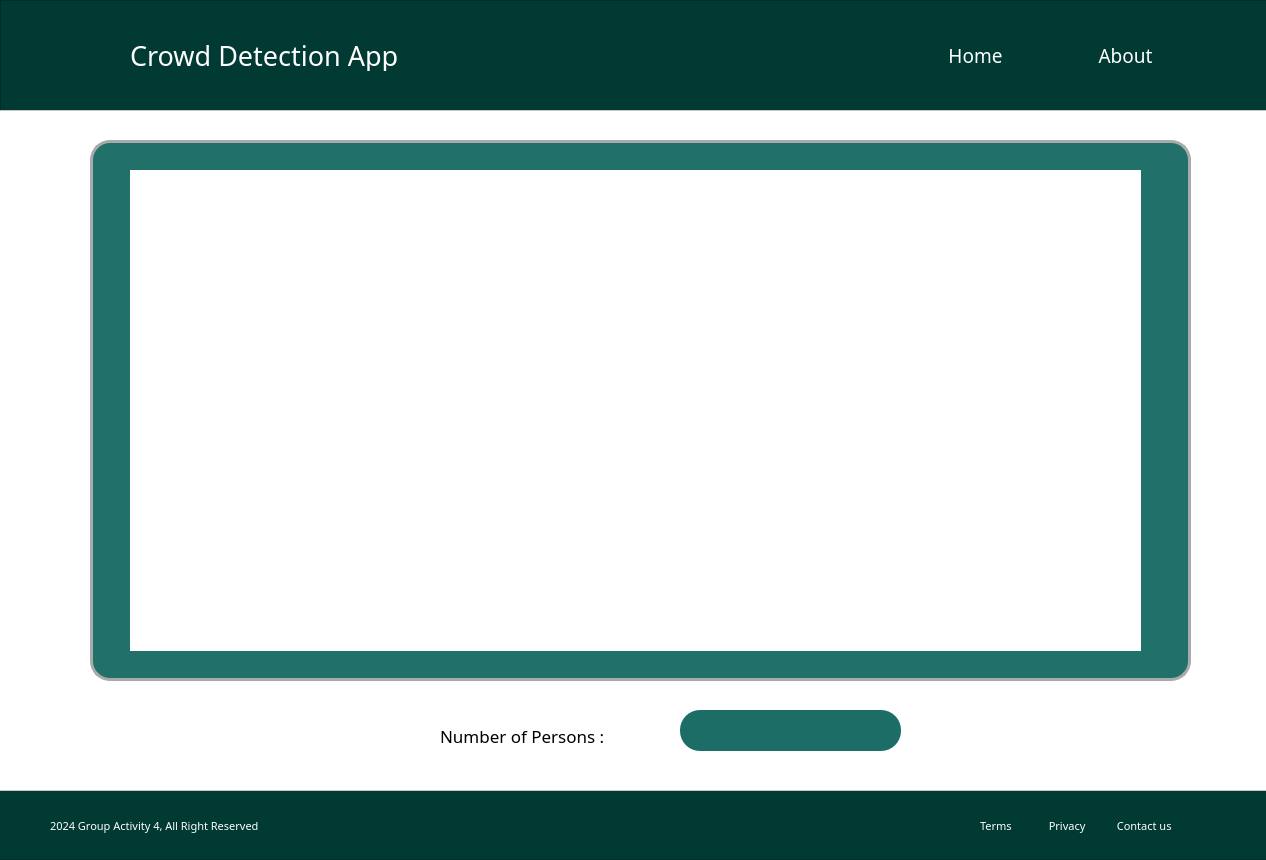
<?xml version="1.0" encoding="UTF-8"?>
<ui version="4.0">
 <class>MainWindow</class>
 <widget class="QMainWindow" name="MainWindow">
  <property name="geometry">
   <rect>
    <x>0</x>
    <y>0</y>
    <width>1266</width>
    <height>860</height>
   </rect>
  </property>
  <property name="windowTitle">
   <string>MainWindow</string>
  </property>
  <property name="windowIcon">
   <iconset>
    <normaloff>:/icons/frame0/image_1.png</normaloff>
    <normalon>:/icons/frame0/image_1.png</normalon>:/icons/frame0/image_1.png</iconset>
  </property>
  <widget class="QWidget" name="centralwidget">
   <property name="styleSheet">
    <string notr="true">#navbar{
	background-color:#003a33;
}
#footer{
	background-color:#003a33;
}
#textheader{
	color:#ffffff;
}
#homeButton{
	background-color:#003a33;
	color:#ffffff;
	border: none;
}
#aboutButton{
	background-color:#003a33;
	color:#ffffff;
	border: none;
}
#container{
	background-color:#ffffff;
}
#containerVideo{
	background-color:#22706a;
	border-radius:20px;
	box-shadow: 20px 20px 20px 20px rgba(0, 0, 0, 0.5);
	border: 3px solid #aaa;   
}
#uploadButton{
	background-color:#22706a; 
	border:none;
}
#textcontainer{
	color:#ffffff;
}
#output_label{
	background-color:#003a33;
}
</string>
   </property>
   <widget class="QFrame" name="navbar">
    <property name="geometry">
     <rect>
      <x>0</x>
      <y>0</y>
      <width>1271</width>
      <height>111</height>
     </rect>
    </property>
    <property name="frameShape">
     <enum>QFrame::StyledPanel</enum>
    </property>
    <property name="frameShadow">
     <enum>QFrame::Raised</enum>
    </property>
    <property name="icon" stdset="0">
     <string/>
    </property>
    <widget class="QLabel" name="textheader">
     <property name="geometry">
      <rect>
       <x>130</x>
       <y>40</y>
       <width>361</width>
       <height>31</height>
      </rect>
     </property>
     <property name="font">
      <font>
       <family>Poppins</family>
       <pointsize>20</pointsize>
      </font>
     </property>
     <property name="text">
      <string>Crowd Detection App</string>
     </property>
    </widget>
    <widget class="QPushButton" name="homeButton">
     <property name="geometry">
      <rect>
       <x>910</x>
       <y>30</y>
       <width>131</width>
       <height>51</height>
      </rect>
     </property>
     <property name="font">
      <font>
       <family>Poppins</family>
       <pointsize>14</pointsize>
      </font>
     </property>
     <property name="styleSheet">
      <string notr="true">QPushButton:hover{
	color:#22706a;
}</string>
     </property>
     <property name="text">
      <string>Home</string>
     </property>
     <property name="checkable">
      <bool>true</bool>
     </property>
     <property name="checked">
      <bool>false</bool>
     </property>
     <property name="autoExclusive">
      <bool>true</bool>
     </property>
    </widget>
    <widget class="QPushButton" name="aboutButton">
     <property name="geometry">
      <rect>
       <x>1060</x>
       <y>30</y>
       <width>131</width>
       <height>51</height>
      </rect>
     </property>
     <property name="font">
      <font>
       <family>Poppins</family>
       <pointsize>14</pointsize>
      </font>
     </property>
     <property name="styleSheet">
      <string notr="true">QPushButton:hover{
	color:#22706a;
}</string>
     </property>
     <property name="text">
      <string>About</string>
     </property>
     <property name="checkable">
      <bool>true</bool>
     </property>
     <property name="checked">
      <bool>true</bool>
     </property>
     <property name="autoExclusive">
      <bool>true</bool>
     </property>
    </widget>
    <widget class="QLabel" name="itenas_icon">
     <property name="geometry">
      <rect>
       <x>40</x>
       <y>10</y>
       <width>71</width>
       <height>91</height>
      </rect>
     </property>
     <property name="text">
      <string/>
     </property>
     <property name="pixmap">
      <pixmap>:/icons/image_1.png</pixmap>
     </property>
    </widget>
    <widget class="QLabel" name="label">
     <property name="geometry">
      <rect>
       <x>40</x>
       <y>20</y>
       <width>71</width>
       <height>71</height>
      </rect>
     </property>
     <property name="text">
      <string/>
     </property>
     <property name="pixmap">
      <pixmap resource="icon.qrc">:/icons/assets/image_1.png</pixmap>
     </property>
    </widget>
   </widget>
   <widget class="QFrame" name="footer">
    <property name="geometry">
     <rect>
      <x>-10</x>
      <y>780</y>
      <width>1281</width>
      <height>80</height>
     </rect>
    </property>
    <property name="frameShape">
     <enum>QFrame::StyledPanel</enum>
    </property>
    <property name="frameShadow">
     <enum>QFrame::Raised</enum>
    </property>
    <widget class="QLabel" name="text_footer">
     <property name="geometry">
      <rect>
       <x>60</x>
       <y>30</y>
       <width>281</width>
       <height>31</height>
      </rect>
     </property>
     <property name="font">
      <font>
       <family>Poppins</family>
       <pointsize>8</pointsize>
      </font>
     </property>
     <property name="styleSheet">
      <string notr="true">#text_footer{
	color:#ffffff
}</string>
     </property>
     <property name="text">
      <string>2024 Group Activity 4, All Right Reserved</string>
     </property>
    </widget>
    <widget class="QLabel" name="label_2">
     <property name="geometry">
      <rect>
       <x>40</x>
       <y>30</y>
       <width>31</width>
       <height>31</height>
      </rect>
     </property>
     <property name="text">
      <string/>
     </property>
     <property name="pixmap">
      <pixmap resource="icon.qrc">:/icons/assets/image_2.png</pixmap>
     </property>
    </widget>
    <widget class="QLabel" name="text_footer_2">
     <property name="geometry">
      <rect>
       <x>990</x>
       <y>30</y>
       <width>241</width>
       <height>31</height>
      </rect>
     </property>
     <property name="font">
      <font>
       <family>Poppins</family>
       <pointsize>8</pointsize>
      </font>
     </property>
     <property name="styleSheet">
      <string notr="true">#text_footer_2{
	color:#ffffff
}</string>
     </property>
     <property name="text">
      <string>Terms             Privacy           Contact us</string>
     </property>
    </widget>
   </widget>
   <widget class="QFrame" name="container">
    <property name="geometry">
     <rect>
      <x>-10</x>
      <y>110</y>
      <width>1281</width>
      <height>681</height>
     </rect>
    </property>
    <property name="frameShape">
     <enum>QFrame::StyledPanel</enum>
    </property>
    <property name="frameShadow">
     <enum>QFrame::Raised</enum>
    </property>
    <widget class="QFrame" name="containerVideo">
     <property name="geometry">
      <rect>
       <x>100</x>
       <y>30</y>
       <width>1101</width>
       <height>541</height>
      </rect>
     </property>
     <property name="font">
      <font>
       <underline>false</underline>
      </font>
     </property>
     <property name="frameShape">
      <enum>QFrame::NoFrame</enum>
     </property>
     <property name="frameShadow">
      <enum>QFrame::Raised</enum>
     </property>
     <property name="lineWidth">
      <number>0</number>
     </property>
     <widget class="QLabel" name="label_video">
      <property name="geometry">
       <rect>
        <x>40</x>
        <y>30</y>
        <width>1011</width>
        <height>481</height>
       </rect>
      </property>
      <property name="styleSheet">
       <string notr="true">#label_video{
	background-color:#ffffff;;
}</string>
      </property>
      <property name="text">
       <string/>
      </property>
     </widget>
    </widget>
    <widget class="QLabel" name="textoutput">
     <property name="geometry">
      <rect>
       <x>450</x>
       <y>610</y>
       <width>251</width>
       <height>31</height>
      </rect>
     </property>
     <property name="font">
      <font>
       <family>Poppins</family>
       <pointsize>13</pointsize>
      </font>
     </property>
     <property name="text">
      <string>Number of Persons :</string>
     </property>
    </widget>
    <widget class="QLabel" name="output_label">
     <property name="geometry">
      <rect>
       <x>690</x>
       <y>600</y>
       <width>221</width>
       <height>41</height>
      </rect>
     </property>
     <property name="font">
      <font>
       <family>MS Gothic</family>
       <pointsize>12</pointsize>
       <weight>75</weight>
       <bold>true</bold>
       <stylestrategy>PreferAntialias</stylestrategy>
      </font>
     </property>
     <property name="autoFillBackground">
      <bool>false</bool>
     </property>
     <property name="styleSheet">
      <string notr="true">#output_label {
	background-color:#1c6d66;
	border-radius:20px;
	color:#1c6d66;
}</string>
     </property>
     <property name="text">
      <string/>
     </property>
     <property name="scaledContents">
      <bool>false</bool>
     </property>
     <property name="alignment">
      <set>Qt::AlignCenter</set>
     </property>
    </widget>
   </widget>
  </widget>
 </widget>
 <resources>
  <include location="icon.qrc"/>
 </resources>
 <connections/>
</ui>
